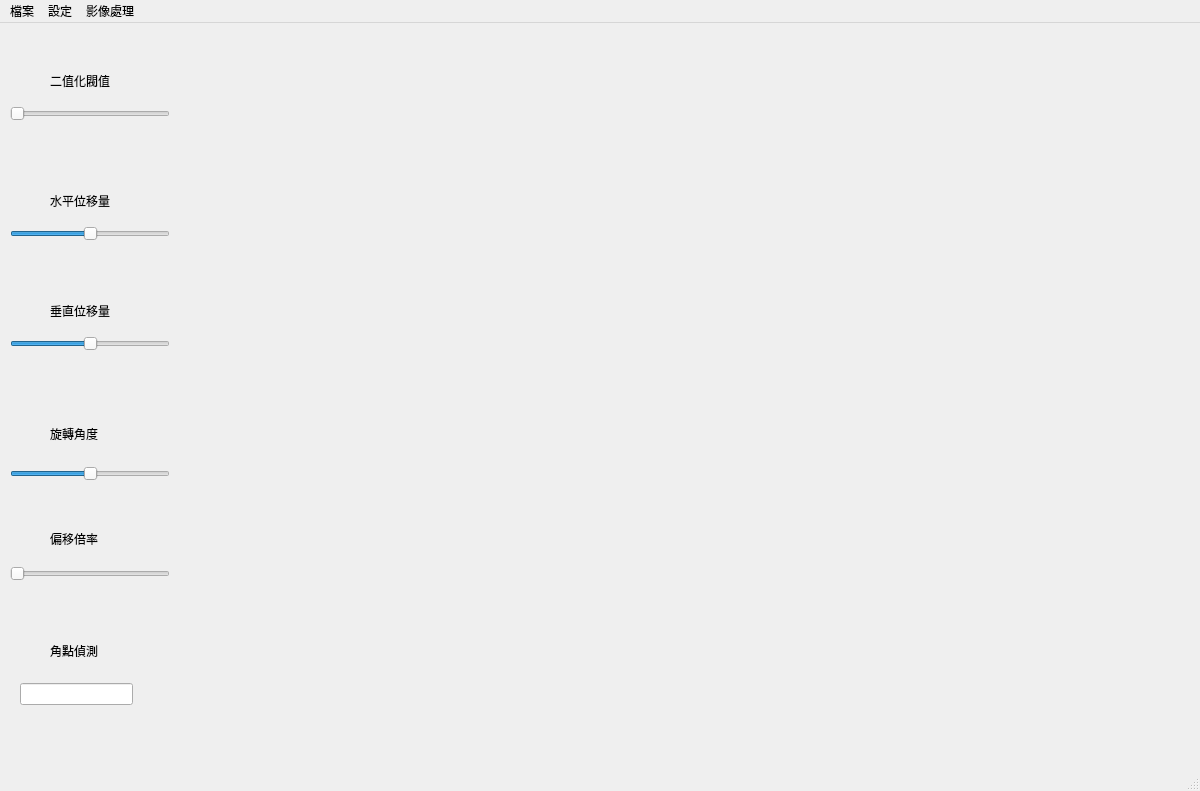
<?xml version="1.0" encoding="UTF-8"?>
<ui version="4.0">
 <class>MainWindow</class>
 <widget class="QMainWindow" name="MainWindow">
  <property name="geometry">
   <rect>
    <x>0</x>
    <y>0</y>
    <width>1200</width>
    <height>791</height>
   </rect>
  </property>
  <property name="windowTitle">
   <string>MainWindow</string>
  </property>
  <widget class="QWidget" name="centralwidget">
   <widget class="QLabel" name="image_label">
    <property name="geometry">
     <rect>
      <x>190</x>
      <y>80</y>
      <width>720</width>
      <height>480</height>
     </rect>
    </property>
    <property name="text">
     <string/>
    </property>
   </widget>
   <widget class="QSlider" name="horizontalSlider">
    <property name="geometry">
     <rect>
      <x>10</x>
      <y>80</y>
      <width>160</width>
      <height>22</height>
     </rect>
    </property>
    <property name="maximum">
     <number>255</number>
    </property>
    <property name="orientation">
     <enum>Qt::Horizontal</enum>
    </property>
   </widget>
   <widget class="QLabel" name="label">
    <property name="geometry">
     <rect>
      <x>50</x>
      <y>120</y>
      <width>111</width>
      <height>20</height>
     </rect>
    </property>
    <property name="text">
     <string/>
    </property>
   </widget>
   <widget class="QLabel" name="img_inf">
    <property name="geometry">
     <rect>
      <x>190</x>
      <y>20</y>
      <width>341</width>
      <height>51</height>
     </rect>
    </property>
    <property name="text">
     <string/>
    </property>
   </widget>
   <widget class="QLabel" name="label_2">
    <property name="geometry">
     <rect>
      <x>50</x>
      <y>50</y>
      <width>71</width>
      <height>16</height>
     </rect>
    </property>
    <property name="text">
     <string>二值化閥值</string>
    </property>
   </widget>
   <widget class="QLabel" name="label_3">
    <property name="geometry">
     <rect>
      <x>50</x>
      <y>170</y>
      <width>61</width>
      <height>16</height>
     </rect>
    </property>
    <property name="text">
     <string>水平位移量</string>
    </property>
   </widget>
   <widget class="QSlider" name="horizontal_displacement">
    <property name="geometry">
     <rect>
      <x>10</x>
      <y>200</y>
      <width>160</width>
      <height>22</height>
     </rect>
    </property>
    <property name="minimum">
     <number>-800</number>
    </property>
    <property name="maximum">
     <number>800</number>
    </property>
    <property name="orientation">
     <enum>Qt::Horizontal</enum>
    </property>
   </widget>
   <widget class="QLabel" name="label_4">
    <property name="geometry">
     <rect>
      <x>50</x>
      <y>280</y>
      <width>61</width>
      <height>16</height>
     </rect>
    </property>
    <property name="text">
     <string>垂直位移量</string>
    </property>
   </widget>
   <widget class="QSlider" name="Vertical_displacement">
    <property name="geometry">
     <rect>
      <x>10</x>
      <y>310</y>
      <width>160</width>
      <height>22</height>
     </rect>
    </property>
    <property name="minimum">
     <number>-800</number>
    </property>
    <property name="maximum">
     <number>800</number>
    </property>
    <property name="orientation">
     <enum>Qt::Horizontal</enum>
    </property>
   </widget>
   <widget class="QLabel" name="horizontal_label">
    <property name="geometry">
     <rect>
      <x>50</x>
      <y>230</y>
      <width>61</width>
      <height>21</height>
     </rect>
    </property>
    <property name="text">
     <string/>
    </property>
   </widget>
   <widget class="QLabel" name="Vertical_label">
    <property name="geometry">
     <rect>
      <x>50</x>
      <y>350</y>
      <width>61</width>
      <height>21</height>
     </rect>
    </property>
    <property name="text">
     <string/>
    </property>
   </widget>
   <widget class="QLabel" name="label_5">
    <property name="geometry">
     <rect>
      <x>50</x>
      <y>400</y>
      <width>71</width>
      <height>21</height>
     </rect>
    </property>
    <property name="text">
     <string>旋轉角度</string>
    </property>
   </widget>
   <widget class="QSlider" name="rotate_horizontalSlider">
    <property name="geometry">
     <rect>
      <x>10</x>
      <y>440</y>
      <width>160</width>
      <height>22</height>
     </rect>
    </property>
    <property name="minimum">
     <number>-360</number>
    </property>
    <property name="maximum">
     <number>360</number>
    </property>
    <property name="sliderPosition">
     <number>0</number>
    </property>
    <property name="orientation">
     <enum>Qt::Horizontal</enum>
    </property>
   </widget>
   <widget class="QLabel" name="rotate_label">
    <property name="geometry">
     <rect>
      <x>50</x>
      <y>470</y>
      <width>51</width>
      <height>16</height>
     </rect>
    </property>
    <property name="text">
     <string/>
    </property>
   </widget>
   <widget class="QLabel" name="label_6">
    <property name="geometry">
     <rect>
      <x>50</x>
      <y>500</y>
      <width>81</width>
      <height>31</height>
     </rect>
    </property>
    <property name="text">
     <string>偏移倍率</string>
    </property>
   </widget>
   <widget class="QSlider" name="scale_horizontalSlider">
    <property name="geometry">
     <rect>
      <x>10</x>
      <y>540</y>
      <width>160</width>
      <height>22</height>
     </rect>
    </property>
    <property name="maximum">
     <number>20</number>
    </property>
    <property name="orientation">
     <enum>Qt::Horizontal</enum>
    </property>
   </widget>
   <widget class="QLabel" name="scale_label">
    <property name="geometry">
     <rect>
      <x>50</x>
      <y>580</y>
      <width>47</width>
      <height>12</height>
     </rect>
    </property>
    <property name="text">
     <string/>
    </property>
   </widget>
   <widget class="QLabel" name="cornerharris_label">
    <property name="geometry">
     <rect>
      <x>50</x>
      <y>620</y>
      <width>71</width>
      <height>16</height>
     </rect>
    </property>
    <property name="text">
     <string>角點偵測</string>
    </property>
   </widget>
   <widget class="QLineEdit" name="cornerharris_lineEdit">
    <property name="geometry">
     <rect>
      <x>20</x>
      <y>660</y>
      <width>113</width>
      <height>22</height>
     </rect>
    </property>
   </widget>
  </widget>
  <widget class="QMenuBar" name="menubar">
   <property name="geometry">
    <rect>
     <x>0</x>
     <y>0</y>
     <width>1200</width>
     <height>25</height>
    </rect>
   </property>
   <widget class="QMenu" name="file">
    <property name="title">
     <string>檔案</string>
    </property>
    <addaction name="read_img"/>
    <addaction name="save_img"/>
   </widget>
   <widget class="QMenu" name="setting">
    <property name="title">
     <string>設定</string>
    </property>
    <addaction name="ROI"/>
    <addaction name="Histogram"/>
    <addaction name="Color_space"/>
   </widget>
   <widget class="QMenu" name="image_Preprocessing">
    <property name="title">
     <string>影像處理</string>
    </property>
    <addaction name="Thresholding"/>
    <addaction name="Histogram_equalization"/>
    <addaction name="GaussianBlur_3"/>
    <addaction name="Canny"/>
    <addaction name="medianblur"/>
    <addaction name="displacement"/>
    <addaction name="rotate"/>
    <addaction name="affine_transform"/>
    <addaction name="perspective_transform"/>
    <addaction name="cornerharris"/>
   </widget>
   <addaction name="file"/>
   <addaction name="setting"/>
   <addaction name="image_Preprocessing"/>
  </widget>
  <widget class="QStatusBar" name="statusbar"/>
  <action name="read_img">
   <property name="text">
    <string>寫入影像</string>
   </property>
  </action>
  <action name="ROI">
   <property name="text">
    <string>設定ROI</string>
   </property>
  </action>
  <action name="Histogram">
   <property name="text">
    <string>顯示影像直方圖</string>
   </property>
  </action>
  <action name="Color_space">
   <property name="text">
    <string>顯示或改變色彩空間</string>
   </property>
  </action>
  <action name="Thresholding">
   <property name="text">
    <string>影像二值化</string>
   </property>
  </action>
  <action name="Histogram_equalization">
   <property name="text">
    <string>直方圖等化</string>
   </property>
  </action>
  <action name="save_img">
   <property name="text">
    <string>儲存圖片</string>
   </property>
  </action>
  <action name="actiondada">
   <property name="text">
    <string>dada</string>
   </property>
  </action>
  <action name="GaussianBlur_2">
   <property name="text">
    <string>453453</string>
   </property>
  </action>
  <action name="GaussianBlur_3">
   <property name="text">
    <string>低通濾波</string>
   </property>
  </action>
  <action name="Canny">
   <property name="text">
    <string>高通濾波</string>
   </property>
  </action>
  <action name="medianblur">
   <property name="text">
    <string>去除雜訊</string>
   </property>
  </action>
  <action name="displacement">
   <property name="text">
    <string>位移</string>
   </property>
  </action>
  <action name="rotate">
   <property name="text">
    <string>旋轉</string>
   </property>
  </action>
  <action name="affine_transform">
   <property name="text">
    <string>仿射轉換</string>
   </property>
  </action>
  <action name="perspective_transform">
   <property name="text">
    <string>透視投影轉換</string>
   </property>
  </action>
  <action name="cornerharris">
   <property name="text">
    <string> 角點檢測</string>
   </property>
  </action>
 </widget>
 <resources/>
 <connections/>
</ui>
